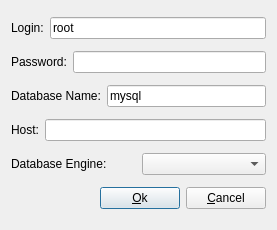
<?xml version="1.0" encoding="UTF-8"?>
<ui version="4.0">
 <class>DialogLogin</class>
 <widget class="QDialog" name="DialogLogin">
  <property name="geometry">
   <rect>
    <x>0</x>
    <y>0</y>
    <width>277</width>
    <height>230</height>
   </rect>
  </property>
  <property name="windowTitle">
   <string>GapTableConceptor-login</string>
  </property>
  <property name="windowIcon">
   <iconset resource="gapQBE.qrc">
    <normaloff>:/gapQBE.png</normaloff>:/gapQBE.png</iconset>
  </property>
  <layout class="QVBoxLayout" name="verticalLayout">
   <item>
    <layout class="QHBoxLayout" name="horizontalLayout">
     <item>
      <widget class="QLabel" name="label">
       <property name="text">
        <string>Login:</string>
       </property>
      </widget>
     </item>
     <item>
      <widget class="QLineEdit" name="lineEditLogin">
       <property name="statusTip">
        <string>user's login as defined into database engine</string>
       </property>
       <property name="text">
        <string>root</string>
       </property>
      </widget>
     </item>
    </layout>
   </item>
   <item>
    <layout class="QHBoxLayout" name="horizontalLayout_2">
     <item>
      <widget class="QLabel" name="label_2">
       <property name="text">
        <string>Password:</string>
       </property>
      </widget>
     </item>
     <item>
      <widget class="QLineEdit" name="lineEditLoginPassword">
       <property name="statusTip">
        <string>This is the user's password as defined into database engine</string>
       </property>
       <property name="text">
        <string/>
       </property>
       <property name="echoMode">
        <enum>QLineEdit::Password</enum>
       </property>
      </widget>
     </item>
    </layout>
   </item>
   <item>
    <layout class="QHBoxLayout" name="horizontalLayout_3">
     <item>
      <widget class="QLabel" name="label_3">
       <property name="text">
        <string>Database Name:</string>
       </property>
      </widget>
     </item>
     <item>
      <widget class="QLineEdit" name="lineEditLoginDatabaseName">
       <property name="text">
        <string>mysql</string>
       </property>
      </widget>
     </item>
    </layout>
   </item>
   <item>
    <layout class="QHBoxLayout" name="horizontalLayout_4">
     <item>
      <widget class="QLabel" name="label_4">
       <property name="text">
        <string>Host:</string>
       </property>
      </widget>
     </item>
     <item>
      <widget class="QLineEdit" name="lineEditLoginHost">
       <property name="statusTip">
        <string>server's name or ip adress</string>
       </property>
      </widget>
     </item>
    </layout>
   </item>
   <item>
    <layout class="QHBoxLayout" name="horizontalLayout_5">
     <item>
      <widget class="QLabel" name="label_5">
       <property name="text">
        <string>Database Engine:</string>
       </property>
      </widget>
     </item>
     <item>
      <widget class="QComboBox" name="comboBox">
       <property name="statusTip">
        <string>list of available drivers</string>
       </property>
      </widget>
     </item>
    </layout>
   </item>
   <item>
    <layout class="QHBoxLayout" name="horizontalLayout_6">
     <item>
      <spacer name="horizontalSpacer">
       <property name="orientation">
        <enum>Qt::Horizontal</enum>
       </property>
       <property name="sizeHint" stdset="0">
        <size>
         <width>40</width>
         <height>20</height>
        </size>
       </property>
      </spacer>
     </item>
     <item>
      <widget class="QPushButton" name="pushButtonOk">
       <property name="text">
        <string>&amp;Ok</string>
       </property>
       <property name="icon">
        <iconset resource="gapQBE.qrc">
         <normaloff>:/gapQBE.png</normaloff>:/gapQBE.png</iconset>
       </property>
      </widget>
     </item>
     <item>
      <widget class="QPushButton" name="pushButtonAnnuler">
       <property name="text">
        <string>&amp;Cancel</string>
       </property>
       <property name="icon">
        <iconset resource="gapQBE.qrc">
         <normaloff>:/close.png</normaloff>:/close.png</iconset>
       </property>
      </widget>
     </item>
    </layout>
   </item>
  </layout>
 </widget>
 <resources>
  <include location="gapQBE.qrc"/>
 </resources>
 <connections/>
</ui>
